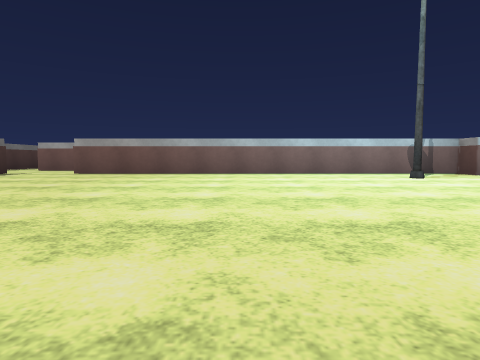
[1] (above)

12 first-person views from a walk through a Unity game level. The camera is 0.29 m above the floor, tilts 4° down and sees 75° across. The floor is counted in squares, 1 m on a side. Each view is taken from the middle of a square. On the plan, view 1 faces up. The plan holds only what a view shows up to about 9 squares ahead; the rest is blank. The player is left out. Some surface patterns are stand-ins.

[2]
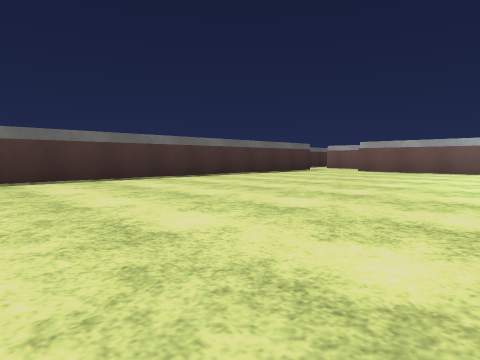

[3]
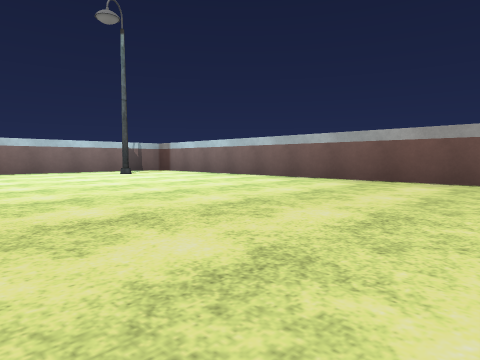

[4]
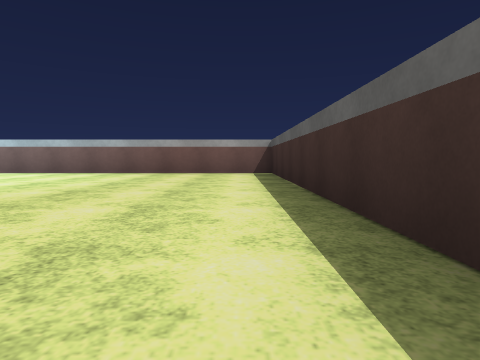

[5]
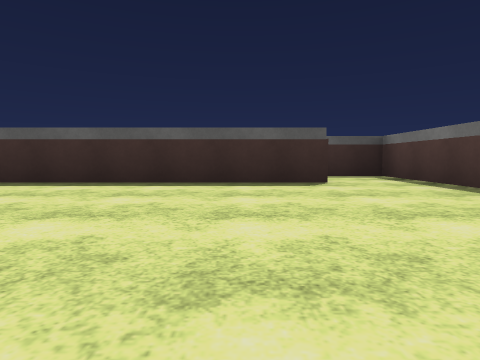

[6]
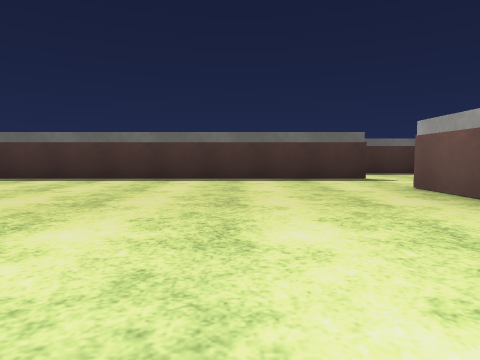

[7]
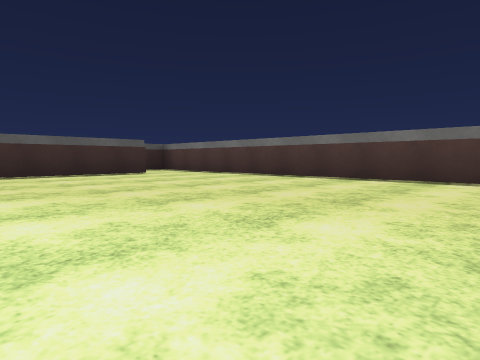

[8]
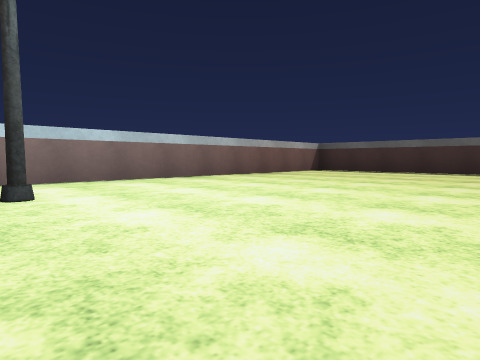

[9]
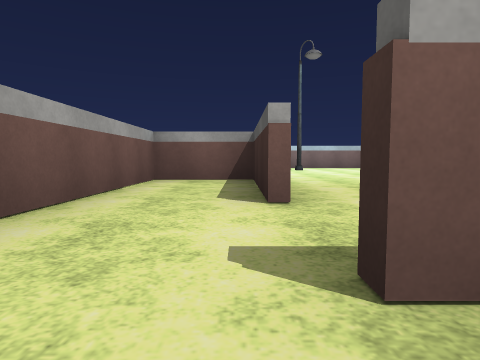

[10]
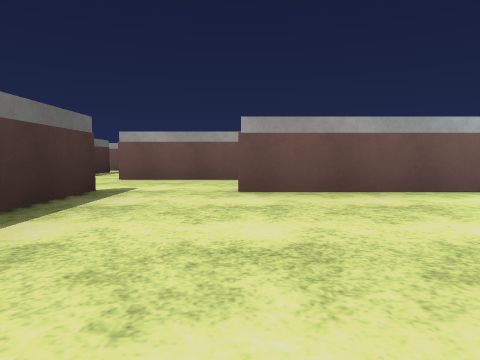

[11]
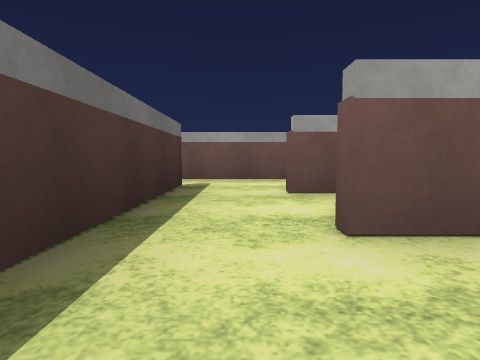

[12]
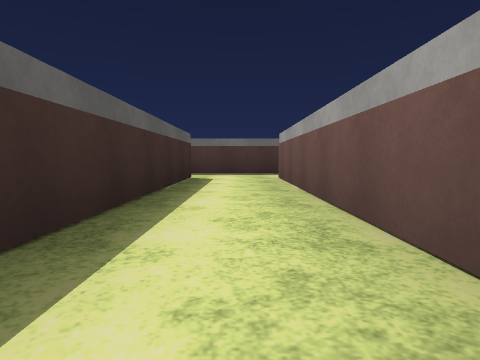

### Floor plan
Points are (right, up) in squares from view 1. A wall is a line through its corners. A room is listed if a view was taken in it or the views show most of it. See-through windows are left out.
Room 1 (views 1, 2, 3, 4, 5, 6, 7, 8, 9, 10, 11)
walls: (-3.1, -1.6) (4, -1.6) (4, 5.7) (-3.1, 5.7); (-4.3, 5.8) (-4.3, -3) (-3.4, -3); (-0.9, 7.1) (-4.6, 7.1)
ways out: opening at (-5, 7) to room 2
objects: streetlight (3, 5)
Room 2 (view 12)
walls: (-0.6, 8.6) (-4.6, 8.6); (-4.6, 7.3) (-0.9, 7.3); (-4.2, 10.2) (-6, 10.2); (-5.6, 9.4) (-5.6, 6.2)
ways out: opening at (-5, 7) to room 1

Where each view was taken, in squares from view 1:
view 1: 0 up, 0 right, facing up
view 2: 1 down, 0 right, facing up-left
view 3: 1 down, 0 right, facing up-right
view 4: 1 down, 2 left, facing right
view 5: 2 up, 2 left, facing down
view 6: 4 up, 0 right, facing left
view 7: 4 up, 0 right, facing down-left
view 8: 5 up, 0 right, facing down-right
view 9: 6 up, 5 left, facing right
view 10: 3 up, 3 left, facing up
view 11: 6 up, 5 left, facing up
view 12: 8 up, 0 right, facing left
